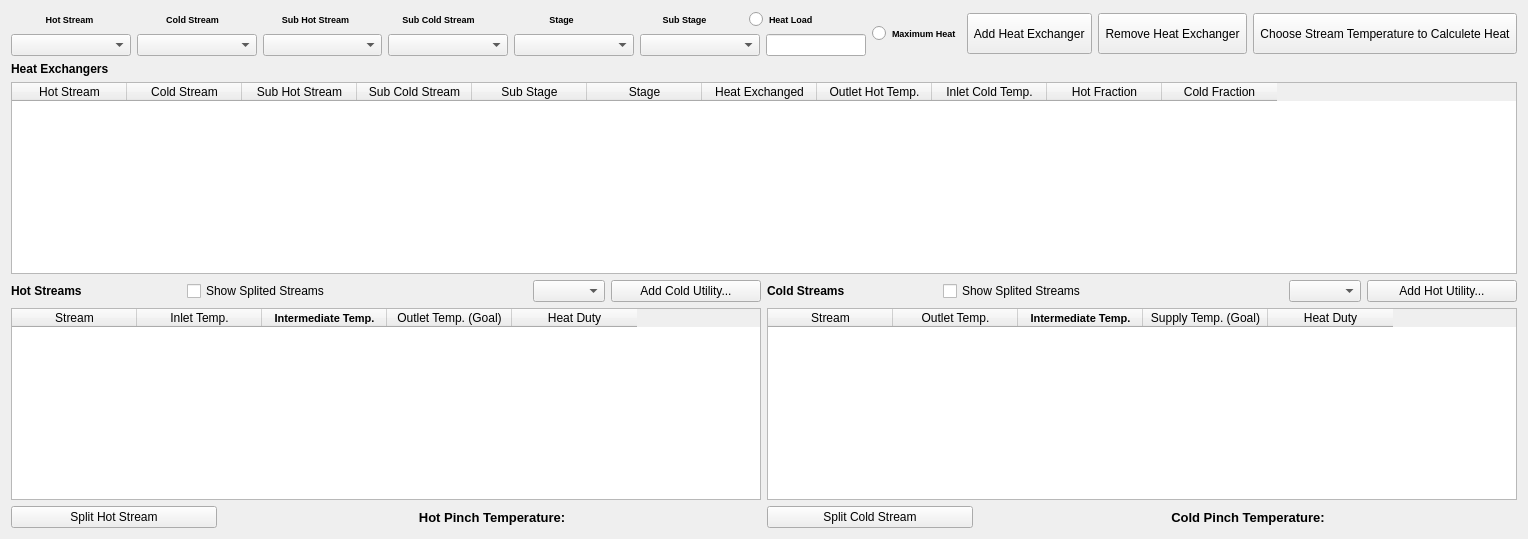
          <widget class="QWidget" name="BELOWWABA">
           <attribute name="title">
            <string>Below Pinch</string>
           </attribute>
           <layout class="QHBoxLayout" name="horizontalLayout_2">
            <item>
             <layout class="QVBoxLayout" name="below">
              <item>
               <layout class="QVBoxLayout" name="trocadores_b">
                <item>
                 <layout class="QHBoxLayout" name="inputs_b">
                  <item>
                   <layout class="QVBoxLayout" name="caixas_label_b">
                    <item>
                     <layout class="QHBoxLayout" name="labels_input_b">
                      <item>
                       <widget class="QLabel" name="label_47">
                        <property name="enabled">
                         <bool>true</bool>
                        </property>
                        <property name="minimumSize">
                         <size>
                          <width>0</width>
                          <height>0</height>
                         </size>
                        </property>
                        <property name="maximumSize">
                         <size>
                          <width>16777215</width>
                          <height>16777215</height>
                         </size>
                        </property>
                        <property name="font">
                         <font>
                          <pointsize>7</pointsize>
                          <weight>75</weight>
                          <bold>true</bold>
                         </font>
                        </property>
                        <property name="text">
                         <string>Hot Stream</string>
                        </property>
                        <property name="alignment">
                         <set>Qt::AlignCenter</set>
                        </property>
                       </widget>
                      </item>
                      <item>
                       <widget class="QLabel" name="label_48">
                        <property name="maximumSize">
                         <size>
                          <width>16777215</width>
                          <height>16777215</height>
                         </size>
                        </property>
                        <property name="font">
                         <font>
                          <pointsize>7</pointsize>
                          <weight>75</weight>
                          <bold>true</bold>
                         </font>
                        </property>
                        <property name="text">
                         <string>Cold Stream</string>
                        </property>
                        <property name="alignment">
                         <set>Qt::AlignCenter</set>
                        </property>
                       </widget>
                      </item>
                      <item>
                       <widget class="QLabel" name="label_73">
                        <property name="maximumSize">
                         <size>
                          <width>16777215</width>
                          <height>16777215</height>
                         </size>
                        </property>
                        <property name="font">
                         <font>
                          <pointsize>7</pointsize>
                          <weight>75</weight>
                          <bold>true</bold>
                         </font>
                        </property>
                        <property name="text">
                         <string>Sub Hot Stream</string>
                        </property>
                        <property name="alignment">
                         <set>Qt::AlignCenter</set>
                        </property>
                       </widget>
                      </item>
                      <item>
                       <widget class="QLabel" name="label_74">
                        <property name="maximumSize">
                         <size>
                          <width>16777215</width>
                          <height>16777215</height>
                         </size>
                        </property>
                        <property name="font">
                         <font>
                          <pointsize>7</pointsize>
                          <weight>75</weight>
                          <bold>true</bold>
                         </font>
                        </property>
                        <property name="text">
                         <string>Sub Cold Stream</string>
                        </property>
                        <property name="alignment">
                         <set>Qt::AlignCenter</set>
                        </property>
                       </widget>
                      </item>
                      <item>
                       <widget class="QLabel" name="label_49">
                        <property name="maximumSize">
                         <size>
                          <width>16777215</width>
                          <height>16777215</height>
                         </size>
                        </property>
                        <property name="font">
                         <font>
                          <pointsize>7</pointsize>
                          <weight>75</weight>
                          <bold>true</bold>
                         </font>
                        </property>
                        <property name="text">
                         <string>Stage</string>
                        </property>
                        <property name="alignment">
                         <set>Qt::AlignCenter</set>
                        </property>
                       </widget>
                      </item>
                      <item>
                       <widget class="QLabel" name="label_50">
                        <property name="maximumSize">
                         <size>
                          <width>16777215</width>
                          <height>16777215</height>
                         </size>
                        </property>
                        <property name="font">
                         <font>
                          <pointsize>7</pointsize>
                          <weight>75</weight>
                          <bold>true</bold>
                         </font>
                        </property>
                        <property name="text">
                         <string>Sub Stage</string>
                        </property>
                        <property name="alignment">
                         <set>Qt::AlignCenter</set>
                        </property>
                       </widget>
                      </item>
                      <item>
                       <widget class="QRadioButton" name="radioButton_17">
                        <property name="font">
                         <font>
                          <pointsize>7</pointsize>
                          <weight>75</weight>
                          <bold>true</bold>
                         </font>
                        </property>
                        <property name="text">
                         <string>Heat Load</string>
                        </property>
                       </widget>
                      </item>
                     </layout>
                    </item>
                    <item>
                     <layout class="QHBoxLayout" name="caixinhas_input_b">
                      <item>
                       <widget class="QComboBox" name="comboBox_35">
                        <property name="maximumSize">
                         <size>
                          <width>16777215</width>
                          <height>16777215</height>
                         </size>
                        </property>
                       </widget>
                      </item>
                      <item>
                       <widget class="QComboBox" name="comboBox_36">
                        <property name="maximumSize">
                         <size>
                          <width>16777215</width>
                          <height>16777215</height>
                         </size>
                        </property>
                       </widget>
                      </item>
                      <item>
                       <widget class="QComboBox" name="comboBox_53">
                        <property name="maximumSize">
                         <size>
                          <width>16777215</width>
                          <height>16777215</height>
                         </size>
                        </property>
                       </widget>
                      </item>
                      <item>
                       <widget class="QComboBox" name="comboBox_54">
                        <property name="maximumSize">
                         <size>
                          <width>16777215</width>
                          <height>16777215</height>
                         </size>
                        </property>
                       </widget>
                      </item>
                      <item>
                       <widget class="QComboBox" name="comboBox_39">
                        <property name="maximumSize">
                         <size>
                          <width>16777215</width>
                          <height>16777215</height>
                         </size>
                        </property>
                       </widget>
                      </item>
                      <item>
                       <widget class="QComboBox" name="comboBox_40">
                        <property name="maximumSize">
                         <size>
                          <width>16777215</width>
                          <height>16777215</height>
                         </size>
                        </property>
                       </widget>
                      </item>
                      <item>
                       <widget class="QLineEdit" name="lineEdit_25">
                        <property name="maximumSize">
                         <size>
                          <width>100</width>
                          <height>16777215</height>
                         </size>
                        </property>
                       </widget>
                      </item>
                     </layout>
                    </item>
                   </layout>
                  </item>
                  <item>
                   <layout class="QHBoxLayout" name="botoes_input_b">
                    <item>
                     <widget class="QRadioButton" name="radioButton_20">
                      <property name="maximumSize">
                       <size>
                        <width>16777215</width>
                        <height>16777215</height>
                       </size>
                      </property>
                      <property name="font">
                       <font>
                        <pointsize>7</pointsize>
                        <weight>75</weight>
                        <bold>true</bold>
                       </font>
                      </property>
                      <property name="text">
                       <string>Maximum Heat</string>
                      </property>
                     </widget>
                    </item>
                    <item>
                     <widget class="QPushButton" name="pushButton_18">
                      <property name="minimumSize">
                       <size>
                        <width>0</width>
                        <height>41</height>
                       </size>
                      </property>
                      <property name="maximumSize">
                       <size>
                        <width>16777215</width>
                        <height>16777215</height>
                       </size>
                      </property>
                      <property name="text">
                       <string> Add Heat Exchanger </string>
                      </property>
                     </widget>
                    </item>
                    <item>
                     <widget class="QPushButton" name="pushButton_15">
                      <property name="minimumSize">
                       <size>
                        <width>0</width>
                        <height>41</height>
                       </size>
                      </property>
                      <property name="maximumSize">
                       <size>
                        <width>16777215</width>
                        <height>16777215</height>
                       </size>
                      </property>
                      <property name="text">
                       <string> Remove Heat Exchanger </string>
                      </property>
                     </widget>
                    </item>
                    <item>
                     <widget class="QPushButton" name="pushButton_17">
                      <property name="minimumSize">
                       <size>
                        <width>0</width>
                        <height>41</height>
                       </size>
                      </property>
                      <property name="maximumSize">
                       <size>
                        <width>16777215</width>
                        <height>16777215</height>
                       </size>
                      </property>
                      <property name="text">
                       <string> Choose Stream Temperature to Calculete Heat </string>
                      </property>
                     </widget>
                    </item>
                   </layout>
                  </item>
                 </layout>
                </item>
                <item>
                 <widget class="QLabel" name="label_72">
                  <property name="minimumSize">
                   <size>
                    <width>452</width>
                    <height>0</height>
                   </size>
                  </property>
                  <property name="maximumSize">
                   <size>
                    <width>0</width>
                    <height>16777215</height>
                   </size>
                  </property>
                  <property name="font">
                   <font>
                    <weight>75</weight>
                    <bold>true</bold>
                   </font>
                  </property>
                  <property name="text">
                   <string>Heat Exchangers</string>
                  </property>
                 </widget>
                </item>
                <item>
                 <widget class="QTableWidget" name="tableWidget_14">
                  <property name="minimumSize">
                   <size>
                    <width>0</width>
                    <height>0</height>
                   </size>
                  </property>
                  <property name="maximumSize">
                   <size>
                    <width>16777215</width>
                    <height>16777215</height>
                   </size>
                  </property>
                  <property name="editTriggers">
                   <set>QAbstractItemView::NoEditTriggers</set>
                  </property>
                  <property name="showGrid">
                   <bool>true</bool>
                  </property>
                  <attribute name="horizontalHeaderDefaultSectionSize">
                   <number>115</number>
                  </attribute>
                  <column>
                   <property name="text">
                    <string>Hot Stream</string>
                   </property>
                  </column>
                  <column>
                   <property name="text">
                    <string>Cold Stream</string>
                   </property>
                  </column>
                  <column>
                   <property name="text">
                    <string>Sub Hot Stream</string>
                   </property>
                  </column>
                  <column>
                   <property name="text">
                    <string>Sub Cold Stream</string>
                   </property>
                  </column>
                  <column>
                   <property name="text">
                    <string>Sub Stage</string>
                   </property>
                  </column>
                  <column>
                   <property name="text">
                    <string>Stage</string>
                   </property>
                  </column>
                  <column>
                   <property name="text">
                    <string>Heat Exchanged</string>
                   </property>
                  </column>
                  <column>
                   <property name="text">
                    <string>Outlet Hot Temp.</string>
                   </property>
                  </column>
                  <column>
                   <property name="text">
                    <string>Inlet Cold Temp.</string>
                   </property>
                  </column>
                  <column>
                   <property name="text">
                    <string>Hot Fraction</string>
                   </property>
                  </column>
                  <column>
                   <property name="text">
                    <string>Cold Fraction</string>
                   </property>
                  </column>
                 </widget>
                </item>
               </layout>
              </item>
              <item>
               <layout class="QHBoxLayout" name="correntes_b">
                <item>
                 <layout class="QVBoxLayout" name="correntes_quentes_b">
                  <item>
                   <layout class="QHBoxLayout" name="horizontalLayout_11">
                    <item>
                     <widget class="QLabel" name="label_70">
                      <property name="minimumSize">
                       <size>
                        <width>170</width>
                        <height>0</height>
                       </size>
                      </property>
                      <property name="maximumSize">
                       <size>
                        <width>16777215</width>
                        <height>16777215</height>
                       </size>
                      </property>
                      <property name="font">
                       <font>
                        <weight>75</weight>
                        <bold>true</bold>
                       </font>
                      </property>
                      <property name="text">
                       <string>Hot Streams</string>
                      </property>
                     </widget>
                    </item>
                    <item>
                     <widget class="QCheckBox" name="checkBox_9">
                      <property name="minimumSize">
                       <size>
                        <width>340</width>
                        <height>0</height>
                       </size>
                      </property>
                      <property name="text">
                       <string>Show Splited Streams</string>
                      </property>
                     </widget>
                    </item>
                    <item>
                     <widget class="QComboBox" name="comboBox_43">
                      <property name="minimumSize">
                       <size>
                        <width>50</width>
                        <height>0</height>
                       </size>
                      </property>
                      <property name="maximumSize">
                       <size>
                        <width>16777215</width>
                        <height>16777215</height>
                       </size>
                      </property>
                     </widget>
                    </item>
                    <item>
                     <widget class="QPushButton" name="pushButton_20">
                      <property name="minimumSize">
                       <size>
                        <width>150</width>
                        <height>0</height>
                       </size>
                      </property>
                      <property name="maximumSize">
                       <size>
                        <width>16777215</width>
                        <height>16777215</height>
                       </size>
                      </property>
                      <property name="text">
                       <string>Add Cold Utility...</string>
                      </property>
                     </widget>
                    </item>
                   </layout>
                  </item>
                  <item>
                   <widget class="QTableWidget" name="tableWidget_15">
                    <property name="minimumSize">
                     <size>
                      <width>0</width>
                      <height>0</height>
                     </size>
                    </property>
                    <property name="sizeAdjustPolicy">
                     <enum>QAbstractScrollArea::AdjustToContents</enum>
                    </property>
                    <property name="editTriggers">
                     <set>QAbstractItemView::NoEditTriggers</set>
                    </property>
                    <attribute name="horizontalHeaderDefaultSectionSize">
                     <number>125</number>
                    </attribute>
                    <attribute name="horizontalHeaderMinimumSectionSize">
                     <number>125</number>
                    </attribute>
                    <column>
                     <property name="text">
                      <string>Stream</string>
                     </property>
                    </column>
                    <column>
                     <property name="text">
                      <string>Inlet Temp.</string>
                     </property>
                    </column>
                    <column>
                     <property name="text">
                      <string>Intermediate Temp.</string>
                     </property>
                     <property name="font">
                      <font>
                       <family>MS Shell Dlg 2</family>
                       <pointsize>8</pointsize>
                       <weight>75</weight>
                       <bold>true</bold>
                      </font>
                     </property>
                    </column>
                    <column>
                     <property name="text">
                      <string>Outlet Temp. (Goal)</string>
                     </property>
                    </column>
                    <column>
                     <property name="text">
                      <string>Heat Duty</string>
                     </property>
                    </column>
                   </widget>
                  </item>
                  <item>
                   <layout class="QHBoxLayout" name="horizontalLayout_7">
                    <item>
                     <widget class="QPushButton" name="pushButton_11">
                      <property name="maximumSize">
                       <size>
                        <width>206</width>
                        <height>16777215</height>
                       </size>
                      </property>
                      <property name="text">
                       <string>Split Hot Stream</string>
                      </property>
                     </widget>
                    </item>
                    <item>
                     <widget class="QLabel" name="label_17">
                      <property name="font">
                       <font>
                        <pointsize>10</pointsize>
                        <weight>75</weight>
                        <bold>true</bold>
                       </font>
                      </property>
                      <property name="text">
                       <string>Hot Pinch Temperature:</string>
                      </property>
                      <property name="alignment">
                       <set>Qt::AlignCenter</set>
                      </property>
                     </widget>
                    </item>
                   </layout>
                  </item>
                 </layout>
                </item>
                <item>
                 <layout class="QVBoxLayout" name="correntes_frias_b">
                  <item>
                   <layout class="QHBoxLayout" name="horizontalLayout_12">
                    <item>
                     <widget class="QLabel" name="label_71">
                      <property name="minimumSize">
                       <size>
                        <width>170</width>
                        <height>0</height>
                       </size>
                      </property>
                      <property name="maximumSize">
                       <size>
                        <width>16777215</width>
                        <height>16777215</height>
                       </size>
                      </property>
                      <property name="font">
                       <font>
                        <weight>75</weight>
                        <bold>true</bold>
                       </font>
                      </property>
                      <property name="text">
                       <string>Cold Streams</string>
                      </property>
                     </widget>
                    </item>
                    <item>
                     <widget class="QCheckBox" name="checkBox_10">
                      <property name="minimumSize">
                       <size>
                        <width>340</width>
                        <height>0</height>
                       </size>
                      </property>
                      <property name="text">
                       <string>Show Splited Streams</string>
                      </property>
                     </widget>
                    </item>
                    <item>
                     <widget class="QComboBox" name="comboBox_44">
                      <property name="minimumSize">
                       <size>
                        <width>50</width>
                        <height>0</height>
                       </size>
                      </property>
                      <property name="maximumSize">
                       <size>
                        <width>16777215</width>
                        <height>16777215</height>
                       </size>
                      </property>
                     </widget>
                    </item>
                    <item>
                     <widget class="QPushButton" name="pushButton_21">
                      <property name="minimumSize">
                       <size>
                        <width>150</width>
                        <height>0</height>
                       </size>
                      </property>
                      <property name="maximumSize">
                       <size>
                        <width>16777215</width>
                        <height>16777215</height>
                       </size>
                      </property>
                      <property name="text">
                       <string>Add Hot Utility...</string>
                      </property>
                     </widget>
                    </item>
                   </layout>
                  </item>
                  <item>
                   <widget class="QTableWidget" name="tableWidget_17">
                    <property name="editTriggers">
                     <set>QAbstractItemView::NoEditTriggers</set>
                    </property>
                    <attribute name="horizontalHeaderDefaultSectionSize">
                     <number>125</number>
                    </attribute>
                    <attribute name="horizontalHeaderMinimumSectionSize">
                     <number>125</number>
                    </attribute>
                    <column>
                     <property name="text">
                      <string>Stream</string>
                     </property>
                    </column>
                    <column>
                     <property name="text">
                      <string>Outlet Temp.</string>
                     </property>
                    </column>
                    <column>
                     <property name="text">
                      <string>Intermediate Temp.</string>
                     </property>
                     <property name="font">
                      <font>
                       <family>MS Shell Dlg 2</family>
                       <pointsize>8</pointsize>
                       <weight>75</weight>
                       <bold>true</bold>
                      </font>
                     </property>
                    </column>
                    <column>
                     <property name="text">
                      <string>Supply Temp. (Goal)</string>
                     </property>
                    </column>
                    <column>
                     <property name="text">
                      <string>Heat Duty</string>
                     </property>
                    </column>
                   </widget>
                  </item>
                  <item>
                   <layout class="QHBoxLayout" name="horizontalLayout_9">
                    <item>
                     <widget class="QPushButton" name="pushButton_12">
                      <property name="maximumSize">
                       <size>
                        <width>206</width>
                        <height>16777215</height>
                       </size>
                      </property>
                      <property name="text">
                       <string>Split Cold Stream</string>
                      </property>
                     </widget>
                    </item>
                    <item>
                     <widget class="QLabel" name="label_21">
                      <property name="font">
                       <font>
                        <pointsize>10</pointsize>
                        <weight>75</weight>
                        <bold>true</bold>
                       </font>
                      </property>
                      <property name="text">
                       <string>Cold Pinch Temperature:</string>
                      </property>
                      <property name="alignment">
                       <set>Qt::AlignCenter</set>
                      </property>
                     </widget>
                    </item>
                   </layout>
                  </item>
                 </layout>
                </item>
               </layout>
              </item>
             </layout>
            </item>
           </layout>
          </widget>
